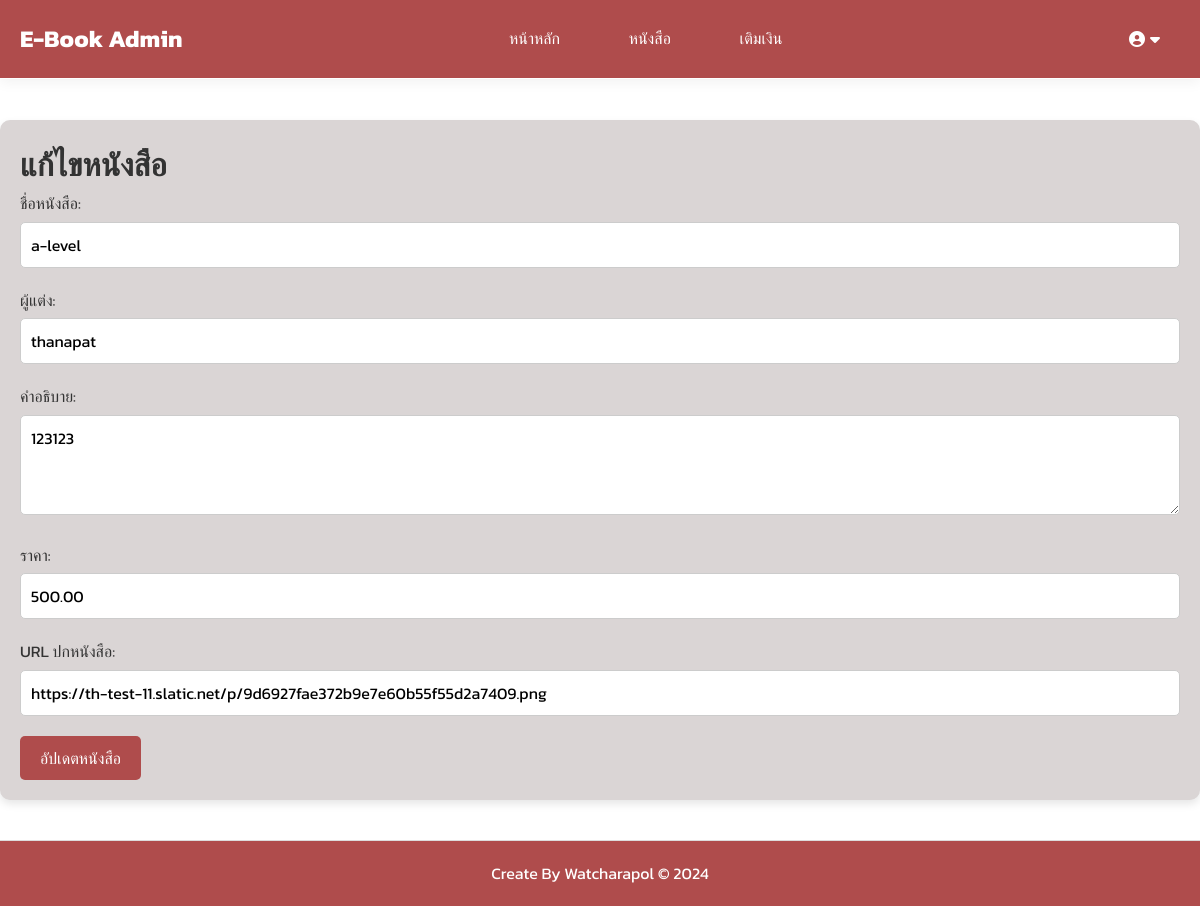
The app's page /backend/edit_booksystem.php?id=31 (signed in) with its own data.
### tables this page shows
CREATE TABLE `books` (
  `id` int(11) NOT NULL,
  `title` varchar(255) NOT NULL,
  `author` varchar(255) DEFAULT NULL,
  `description` text DEFAULT NULL,
  `price` decimal(10,2) NOT NULL,
  `created_at` timestamp NOT NULL DEFAULT current_timestamp(),
  `cover_image` varchar(255) DEFAULT NULL,
  `stock` int(11) DEFAULT 0,
  `category_id` int(11) DEFAULT NULL
);

### backend/edit_booksystem.php (the view, shortened to what this page needs)
<?php
include('../config.php');
include('notifyonbackend.php');
if (isset($_POST['update'])) {
    $id = $_POST['id'];
    $title = $_POST['title'];
    $author = $_POST['author'];
    $description = $_POST['description'];
    $price = $_POST['price'];
    $cover_image_url = $_POST['cover_image'];
    $stmt = $conn->prepare("UPDATE books SET title = ?, author = ?, description = ?, price = ?, cover_image = IF(?='',cover_image,?) WHERE id = ?");
    $stmt->bind_param('ssssdsi', $title, $author, $description, $price, $cover_image_url, $cover_image_url, $id);
    if ($stmt->execute()) {
        echo ".";
        echo "<script src='https://cdn.jsdelivr.net/npm/sweetalert2@11'></script>";
        echo "<script>
            Swal.fire({
                title: 'อัปเดตสำเร็จ!',
                text: 'ข้อมูลหนังสือถูกอัปเดตเรียบร้อยแล้ว',
                icon: 'success',
                confirmButtonText: 'ตกลง'
            }).then(function() {
                window.location = 'edit_book.php';
            });
        </script>";
        exit();
    } else {
        echo "เกิดข้อผิดพลาดในการแก้ไขหนังสือ: " . $stmt->error;
    }
} else {
    $id = $_GET['id'];
    $stmt = $conn->prepare("SELECT * FROM books WHERE id = ?");
    $stmt->bind_param('i', $id);
    $stmt->execute();
    $result = $stmt->get_result();
    $book = $result->fetch_assoc();
}
?>
<!DOCTYPE html>
<html lang="en">
<head>
    <link rel="stylesheet" href="../css/style.css">
    <link href="https://cdnjs.cloudflare.com/ajax/libs/font-awesome/6.0.0/css/all.min.css" rel="stylesheet">
</head>
<body>
    <header>
        <nav class="navbar">
            <div class="logo">
                <h1>E-Book Admin</h1>
            </div>
            <div class="menu">
                <a href="../index.php" class="nav-link">หน้าหลัก</a>
                <a href="../book.php" class="nav-link">หนังสือ</a>
                <a href="../top_up.php" class="nav-link">เติมเงิน</a>
            </div>
            <div class="user-menu">
                <?php if (isset($_SESSION['username'])): ?>
                    <div class="user-name">
                        <i class="fas fa-user-circle"></i>  <i class="fas fa-caret-down"></i>
                    </div>
                <?php else: ?>
                    <a href="../login.php" class="login-btn"><i class="fas fa-sign-in-alt"></i> เข้าสู่ระบบ</a>
                    <a href="../register.php" class="register-btn"><i class="fas fa-user-plus"></i> สมัครสมาชิก</a>
                <?php endif; ?>
            </div>
        </nav>
    </header>
    <main>
        <div class="edit">
            <h1>แก้ไขหนังสือ</h1>
            <form method="POST">
                <div class="form-group">
                    <label for="title">ชื่อหนังสือ:</label>
                    <input type="text" id="title" name="title" value="<?= $book['title'] ?>" required>
                </div>
                <div class="form-group">
                    <label for="author">ผู้แต่ง:</label>
                    <input type="text" id="author" name="author" value="<?= $book['author'] ?>" required>
                </div>
                <div class="form-group">
                    <label for="description">คำอธิบาย:</label>
                    <textarea id="description" name="description" required><?= $book['description'] ?></textarea>
                </div>
                <div class="form-group">
                    <label for="price">ราคา:</label>
                    <input type="number" id="price" step="0.01" name="price" value="<?= $book['price'] ?>" required>
                </div>
                <div class="form-group">
                    <label for="cover_image">URL ปกหนังสือ:</label>
                    <input type="url" id="cover_image" name="cover_image" value="<?= $book['cover_image'] ?>">
                </div>
                <button type="submit" name="update" class="btn">อัปเดตหนังสือ</button>
            </form>
        </div>
    </main>
    <footer>
        <p>Create By Watcharapol &copy; 2024</p>
    </footer>
</body>
</html>

### css/style.css (style rules this page uses)
:root { --primary-bg-color: #af4c4c; --primary-text-color: white; --secondary-bg-color: #fff; --secondary-text-color: #333; --hover-bg-color: #af4c4c; --btn-bg-color: #af4c4c; --btn-hover-bg-color: #af4c4c; --delete-btn-bg-color: #f44336; --delete-btn-hover-bg-color: #e53935; --toast-bg-color: #af4c4c; }
* { margin: 0; padding: 0; box-sizing: border-box; font-family: "Kanit", sans-serif; }
body { background-color: var(--secondary-bg-color); color: #333; line-height: 1.6; padding-top: 80px; }
header { background-color: var(--primary-bg-color); padding: 20px; border-bottom: 1px solid #ffffff; box-shadow: 0px 4px 12px rgba(0, 0, 0, 0.05); position: fixed; top: 0; left: 0; width: 100%; z-index: 1000; }
.navbar { display: flex; justify-content: space-between; align-items: center; max-width: 1200px; margin: 0 auto; color: var(--primary-text-color); }
.navbar .logo h1 { font-size: 1.5rem; font-weight: bold; }
.navbar .menu a { color: var(--primary-text-color); text-decoration: none; margin-left: 20px; font-size: 1rem; padding: 10px 15px; border-radius: 5px; transition: background-color 0.3s ease; }
.nav-link { color: #fff; text-decoration: none; font-size: 18px; margin: 0 15px; position: relative; transition: color 0.3s ease-in-out; }
.nav-link::after { content: ""; position: absolute; left: 0; bottom: -5px; width: 0; height: 2px; background: #ffee00; transition: width 0.3s ease-in-out; }
.user-menu { position: relative; display: inline-block; }
.user-name { cursor: pointer; padding: 10px 20px; border-radius: 5px; display: flex; align-items: center; transition: background-color 0.3s ease; }
.user-name i { margin-left: 5px; }
main { max-width: 1200px; margin: 40px auto; padding: 20px; background-color: rgb(218, 213, 213); border-radius: 10px; box-shadow: 0 4px 8px rgba(0, 0, 0, 0.1); }
.form-group { margin-bottom: 20px; text-align: left; }
.form-group label { display: block; margin-bottom: 5px; color: #333; }
.form-group input, .form-group textarea { width: 100%; padding: 10px; border: 1px solid #ccc; border-radius: 5px; font-size: 1rem; transition: border-color 0.3s ease; }
textarea { height: 100px; resize: vertical; }
button.btn { padding: 10px 20px; background-color: var(--btn-bg-color); color: white; border: none; border-radius: 5px; font-size: 1rem; cursor: pointer; transition: background-color 0.3s ease; }
footer { text-align: center; padding: 20px; background-color: var(--primary-bg-color); color: white; border-top: 1px solid #ddd; margin-top: 40px; }

### records on screen
books: title "a-level", author "thanapat", description "123123", price "500.00", cover_image "https://th-test-11.slatic.net/p/9d6927fae372b9e7e60b55f55d2a7409.png"
